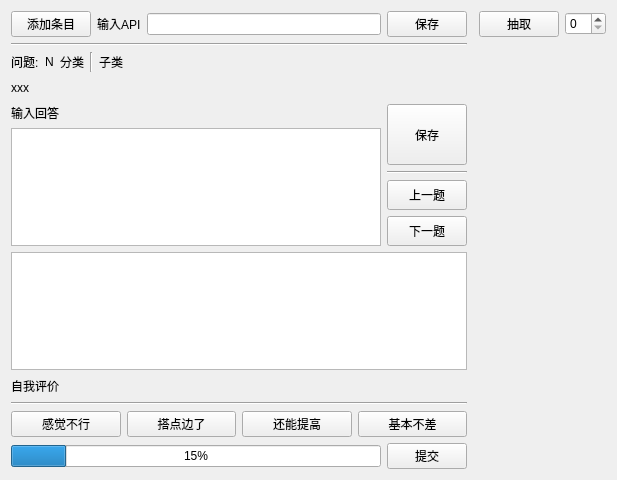
<?xml version="1.0" encoding="UTF-8"?>
<ui version="4.0">
 <class>Widget</class>
 <widget class="QWidget" name="Widget">
  <property name="geometry">
   <rect>
    <x>0</x>
    <y>0</y>
    <width>617</width>
    <height>480</height>
   </rect>
  </property>
  <property name="windowTitle">
   <string>Widget</string>
  </property>
  <layout class="QHBoxLayout" name="horizontalLayout_9" stretch="4,0,1">
   <item>
    <layout class="QVBoxLayout" name="verticalLayout_6">
     <item>
      <layout class="QHBoxLayout" name="horizontalLayout_2">
       <item>
        <widget class="QPushButton" name="pB_addItem">
         <property name="text">
          <string>添加条目</string>
         </property>
        </widget>
       </item>
       <item>
        <widget class="QLabel" name="label_2">
         <property name="text">
          <string>输入API</string>
         </property>
        </widget>
       </item>
       <item>
        <widget class="QLineEdit" name="lineEdit"/>
       </item>
       <item>
        <widget class="QPushButton" name="pB_save_API">
         <property name="sizePolicy">
          <sizepolicy hsizetype="Minimum" vsizetype="Fixed">
           <horstretch>0</horstretch>
           <verstretch>0</verstretch>
          </sizepolicy>
         </property>
         <property name="text">
          <string>保存</string>
         </property>
        </widget>
       </item>
      </layout>
     </item>
     <item>
      <widget class="Line" name="line_3">
       <property name="orientation">
        <enum>Qt::Horizontal</enum>
       </property>
      </widget>
     </item>
     <item>
      <layout class="QVBoxLayout" name="verticalLayout_3">
       <item>
        <layout class="QHBoxLayout" name="horizontalLayout_3">
         <item>
          <widget class="QLabel" name="label_3">
           <property name="text">
            <string>问题:</string>
           </property>
          </widget>
         </item>
         <item>
          <widget class="QLabel" name="lb_num">
           <property name="text">
            <string>N</string>
           </property>
          </widget>
         </item>
         <item>
          <widget class="QLabel" name="lb_fthrname">
           <property name="text">
            <string>分类</string>
           </property>
          </widget>
         </item>
         <item>
          <widget class="Line" name="line_6">
           <property name="orientation">
            <enum>Qt::Vertical</enum>
           </property>
          </widget>
         </item>
         <item>
          <widget class="QLabel" name="lb_childname">
           <property name="text">
            <string>子类</string>
           </property>
          </widget>
         </item>
         <item>
          <spacer name="horizontalSpacer">
           <property name="orientation">
            <enum>Qt::Horizontal</enum>
           </property>
           <property name="sizeHint" stdset="0">
            <size>
             <width>40</width>
             <height>20</height>
            </size>
           </property>
          </spacer>
         </item>
        </layout>
       </item>
       <item>
        <layout class="QHBoxLayout" name="horizontalLayout_4">
         <item>
          <widget class="QLabel" name="lb_qstion">
           <property name="text">
            <string>xxx</string>
           </property>
          </widget>
         </item>
         <item>
          <spacer name="horizontalSpacer_2">
           <property name="orientation">
            <enum>Qt::Horizontal</enum>
           </property>
           <property name="sizeHint" stdset="0">
            <size>
             <width>40</width>
             <height>20</height>
            </size>
           </property>
          </spacer>
         </item>
        </layout>
       </item>
      </layout>
     </item>
     <item>
      <layout class="QHBoxLayout" name="horizontalLayout_8">
       <item>
        <layout class="QVBoxLayout" name="verticalLayout">
         <item>
          <widget class="QLabel" name="label">
           <property name="text">
            <string>输入回答</string>
           </property>
          </widget>
         </item>
         <item>
          <widget class="QTextEdit" name="textEdit"/>
         </item>
        </layout>
       </item>
       <item>
        <layout class="QVBoxLayout" name="verticalLayout_5" stretch="2,0,1,1">
         <item>
          <widget class="QPushButton" name="pB_save_qstion">
           <property name="sizePolicy">
            <sizepolicy hsizetype="Minimum" vsizetype="Minimum">
             <horstretch>0</horstretch>
             <verstretch>0</verstretch>
            </sizepolicy>
           </property>
           <property name="autoFillBackground">
            <bool>false</bool>
           </property>
           <property name="text">
            <string>保存</string>
           </property>
           <property name="autoDefault">
            <bool>false</bool>
           </property>
          </widget>
         </item>
         <item>
          <widget class="Line" name="line_4">
           <property name="orientation">
            <enum>Qt::Horizontal</enum>
           </property>
          </widget>
         </item>
         <item>
          <widget class="QPushButton" name="pB_last">
           <property name="sizePolicy">
            <sizepolicy hsizetype="Minimum" vsizetype="Minimum">
             <horstretch>0</horstretch>
             <verstretch>0</verstretch>
            </sizepolicy>
           </property>
           <property name="text">
            <string>上一题</string>
           </property>
          </widget>
         </item>
         <item>
          <widget class="QPushButton" name="pB_next">
           <property name="sizePolicy">
            <sizepolicy hsizetype="Minimum" vsizetype="Minimum">
             <horstretch>0</horstretch>
             <verstretch>0</verstretch>
            </sizepolicy>
           </property>
           <property name="text">
            <string>下一题</string>
           </property>
          </widget>
         </item>
        </layout>
       </item>
      </layout>
     </item>
     <item>
      <widget class="QTextBrowser" name="textBrowser"/>
     </item>
     <item>
      <layout class="QVBoxLayout" name="verticalLayout_4">
       <item>
        <layout class="QHBoxLayout" name="horizontalLayout_6">
         <item>
          <widget class="QLabel" name="label_4">
           <property name="text">
            <string>自我评价</string>
           </property>
          </widget>
         </item>
         <item>
          <spacer name="horizontalSpacer_3">
           <property name="orientation">
            <enum>Qt::Horizontal</enum>
           </property>
           <property name="sizeHint" stdset="0">
            <size>
             <width>40</width>
             <height>20</height>
            </size>
           </property>
          </spacer>
         </item>
        </layout>
       </item>
       <item>
        <widget class="Line" name="line_5">
         <property name="orientation">
          <enum>Qt::Horizontal</enum>
         </property>
        </widget>
       </item>
       <item>
        <layout class="QHBoxLayout" name="horizontalLayout_7">
         <item>
          <widget class="QPushButton" name="pB_0">
           <property name="sizePolicy">
            <sizepolicy hsizetype="Minimum" vsizetype="Minimum">
             <horstretch>0</horstretch>
             <verstretch>0</verstretch>
            </sizepolicy>
           </property>
           <property name="text">
            <string>感觉不行</string>
           </property>
          </widget>
         </item>
         <item>
          <widget class="QPushButton" name="pB_30">
           <property name="sizePolicy">
            <sizepolicy hsizetype="Minimum" vsizetype="Minimum">
             <horstretch>0</horstretch>
             <verstretch>0</verstretch>
            </sizepolicy>
           </property>
           <property name="text">
            <string>搭点边了</string>
           </property>
          </widget>
         </item>
         <item>
          <widget class="QPushButton" name="pB_60">
           <property name="sizePolicy">
            <sizepolicy hsizetype="Minimum" vsizetype="Minimum">
             <horstretch>0</horstretch>
             <verstretch>0</verstretch>
            </sizepolicy>
           </property>
           <property name="text">
            <string>还能提高</string>
           </property>
          </widget>
         </item>
         <item>
          <widget class="QPushButton" name="pB_90">
           <property name="sizePolicy">
            <sizepolicy hsizetype="Minimum" vsizetype="Minimum">
             <horstretch>0</horstretch>
             <verstretch>0</verstretch>
            </sizepolicy>
           </property>
           <property name="text">
            <string>基本不差</string>
           </property>
          </widget>
         </item>
        </layout>
       </item>
       <item>
        <layout class="QHBoxLayout" name="horizontalLayout">
         <item>
          <widget class="QProgressBar" name="progressBar">
           <property name="value">
            <number>15</number>
           </property>
           <property name="textVisible">
            <bool>true</bool>
           </property>
           <property name="orientation">
            <enum>Qt::Horizontal</enum>
           </property>
           <property name="invertedAppearance">
            <bool>false</bool>
           </property>
           <property name="textDirection">
            <enum>QProgressBar::TopToBottom</enum>
           </property>
          </widget>
         </item>
         <item>
          <widget class="QPushButton" name="pB_sub">
           <property name="sizePolicy">
            <sizepolicy hsizetype="Minimum" vsizetype="Minimum">
             <horstretch>0</horstretch>
             <verstretch>0</verstretch>
            </sizepolicy>
           </property>
           <property name="text">
            <string>提交</string>
           </property>
          </widget>
         </item>
        </layout>
       </item>
      </layout>
     </item>
    </layout>
   </item>
   <item>
    <widget class="Line" name="line">
     <property name="orientation">
      <enum>Qt::Horizontal</enum>
     </property>
    </widget>
   </item>
   <item>
    <layout class="QVBoxLayout" name="verticalLayout_2" stretch="0,1">
     <item>
      <layout class="QHBoxLayout" name="horizontalLayout_5">
       <item>
        <widget class="QPushButton" name="pB_start">
         <property name="text">
          <string>抽取</string>
         </property>
        </widget>
       </item>
       <item>
        <widget class="QSpinBox" name="spinBox"/>
       </item>
      </layout>
     </item>
     <item>
      <widget class="QWidget" name="widget_qstion" native="true"/>
     </item>
    </layout>
   </item>
  </layout>
 </widget>
 <resources/>
 <connections/>
</ui>
